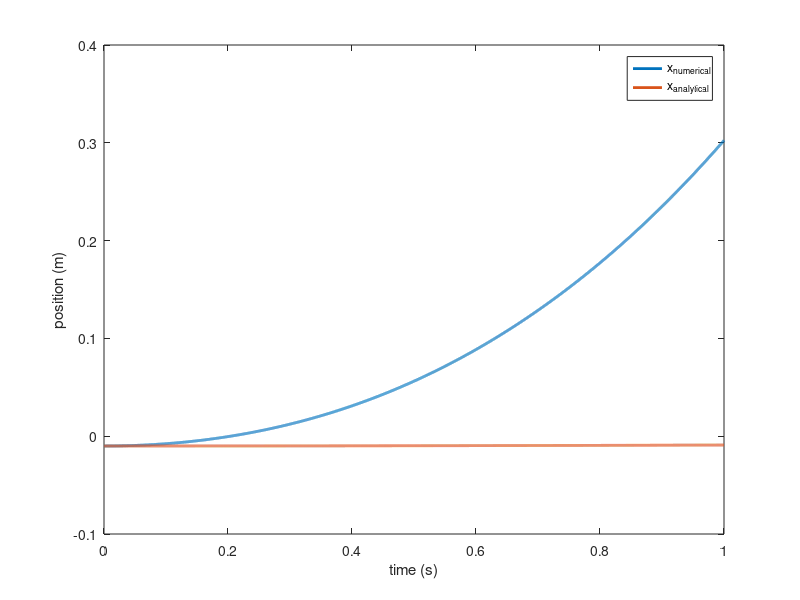
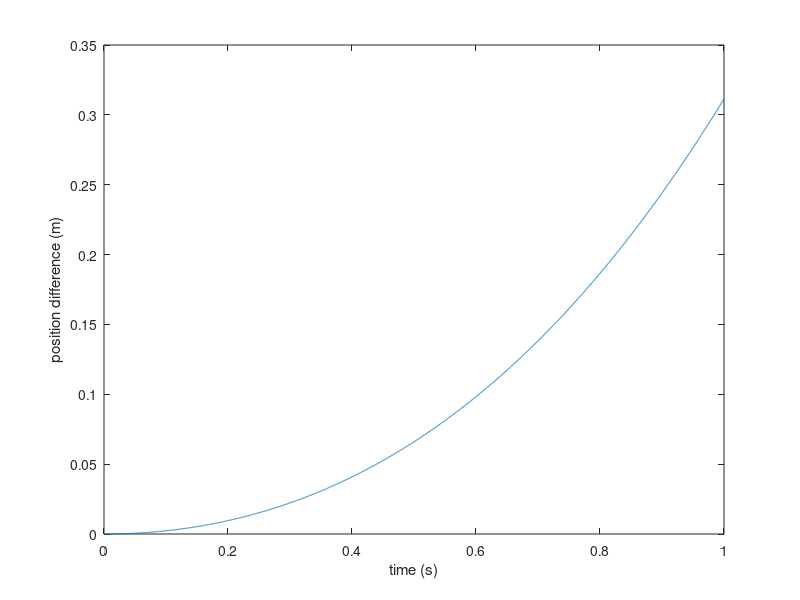

Reproduce these figures in MATLAB, in order. (Note: this script raises an error after producing the figures.)
function [SHM] = MEGN502_ODE_Assignment1_F2017
%
%%  MEGN502 ODE Assignment 1 Fall 2017: 
%        Simple harmonic motion of a mass suspended by a spring.
%        by Nicole Thomas -- September 5, 2017
%
%  A mass is suspended from a spring which is fixed on the other end. This
%    differential equation governs the position (x) of the mass as a 
%    function of the time (t).

%A large capacitor in series with a resistive and inductive feed line is charged
%     by a voltage with a DC voltage that has oscillatory noise at 60 Hz.
%     Solve a differential equation that governs the current (i)
%     as a function of time (t) and then calculate the voltage as a 
%     function of time.  Assume that the resistance (R) and the 
%     capacitance (C) are constant.  The excitation voltage can be
%     written as E (t) = E_0 + E_1*sin(omega*t).  The initial current 
%     i_0 = E_0/R
%%
%Set up the differential equation for how the position varies with time.
%    
%   mass*d^2x/dt^2 + k*x =0

%  The analytical solution can be derived from the characteristics as shown
%  in the analytical function below
%
%%
%  Set the circuit properties
%
SHM.mass = 5.0;                   % mass of the object (kg)
SHM.k = 1;                        % spring constant (N/m)
SHM.omega = sqrt(SHM.k/SHM.mass)    %omega 
%%
%  Set the initial conditions for the spring/mass system
%
SHM.x_0 = -0.01;               % initial position (m)
%SHM.E_1 = 0.5;                 % amplitude of oscillatory voltage in V
%SHM.omega = 2*pi()*60;    % angular frequency in 1/s
%SHM.i_0  = SHM.E_0/SHM.R;  % initial current in A
%%
%  Establish initial condition at t = 0 for x = -0.01 and dx/dt = 0
x_0(1,1) = -0.01;
x_0(2,1) = 0;

%%
%  Set up the time span ode solver tolerances, and max timestep to capture sinusoid.
t_span =(0:0.0001:1);
options = odeset('RelTol',1e-5,'AbsTol',1e-5);
%options.MaxTimeStep = 0.0001/SHM.omega;
%%
%   Run the numerical ode integrator for a numerical differential equation
%      and set numerical solution in x_numerical 
[t, x] = ode23(@(t, x) dxdt_numerical(t, x, SHM), t_span, x_0, options);
SHM.x_numerical = x(:,1);
%%
%  For the analytical solution, first calculate the particular solution 
%      to the non-homogeneous equation which has the form,
%
%         x_p = alpha*cos(omega*t))+beta*omega^-1*sin(omega*t)
%
%       where alpha = A_p(1) and beta*omega^-1 = A_p(2)
%
%      Since we set up the homogeneous solution to satisfy the initial
%      conditions we should set i_p_0 = 0 and didt_p = 0 so that the combined
%      condition satisfies the boundary conditions/
%      The two constants A_1 & A_2 must satisfy the following equations
%         sin(omega*t) terms:   -A_2*omega^2*L - A_1*R*omega + A_2/C = 0
%         cos(omega*t) terms:   -A_1*omega^2*L + A_2*R*omega + A_1/C = E_1*omega
%
%  These equations are solved in a matrix equatiion of the form A =inv(M)*b.

M_p = [0,  (SHM.k/SHM.mass - SHM.omega^2); ...
     (SHM.k/SHM.mass - SHM.omega^2), 0];
b_p = [0; 0];
A_p = M_p\b_p;
x_analytical_p = A_p(1)*cos(SHM.omega*t) + A_p(2)*sin(SHM.omega*t);
x_p_0(1,1) = A_p(1);
x_p_0(2,1) = A_p(2)*SHM.omega;
%%
%  Call function to calculate the analytical solution to the homogeneous
%     equation and add it to the particular solution to get the whole
%     solution.  The initial conditions for the homogeneous solution 
%     should be the total solution initial conditions minus the initial conditions
%     for the particular solution.

x_analytical_h =  x_analytical(t, (x_0(1,1)-x_p_0(1,1)), (x_0(2,1)-x_p_0(2,1)), ...
                                  SHM.mass, 0, SHM.k);
SHM.x_analytical = x_analytical_h;          

%x_analytical_h =  i_analytical(t, (x_0(1,1)-i_p_0(1,1)), (x_0(2,1)-i_p_0(2,1)), ...
 %                                 SHM.L, SHM.R, 1/SHM.C);
%SHM.x_analytical = i_analytical_p + x_analytical_h;                            
%
%
%% Plot the numerical and analytical position profile as a function of x for all times
close all
SHM.t = t;
p = plot (SHM.t, SHM.x_numerical,SHM.t, SHM.x_analytical);
hold on
xlabel('time (s)');
ylabel('position (m)');
set(p(1),'linewidth',2);
set(p(2),'linewidth',2);
legend('x_{numerical}','x_{analytical}')

figure   
p = plot (SHM.t, SHM.x_numerical - SHM.x_analytical);
xlabel('time (s)');
ylabel('position difference (m)');
p.LineWidth = 2;
legend('x_{numerical} - x_{analytical}')
end
%%
% This function sets up equations for the first derivative of current
%  for an RC circuit.
%
function dx_dt = dxdt_numerical(t, y, SHM)
%
% dV/dt balance is a basis for establishing the equation for dx/dt
%
%  didt = -i(t)/(circuit.RC) + circuit.E_1*circuit.omega*cos(circuit.omega*t);
%
dx_dt(1,1) = y(2,1);
dx_dt(2,1) = y(2,1) - SHM.k*y(1,1)/(SHM.mass) ...
    + SHM.omega*cos(SHM.omega*t);
%
end
%%
%  This function gets the analytical solution for homogeneous equation of the form
%              a*d^2y/dt^2 + b*dy/dt + c*y = 0 
%       with the.initial conditions y(t=0) = y_0 and dy/dt(t=0) = dydt_0.
%     
function y_h = x_analytical(t, y_0, dydt_0, a, b, c)
%%
%  Calculate the analytical solution for the non-homogeneous ODE that governs RLC circuit
%  by first determining the discriminant (b^2-4ac) of the characteristic
%  polynomial.
%
discrim = b^2-4*a*c;
%%
%   Find the roots for overdamped case which has the solution to the
%   homogenous equation of the form i(t) = c_1*exp(lambda_1*t) +
%   c_2*exp(lambda_2*t))
if discrim > 0
    lambda_1 = (- b + sqrt(discrim))/(2*a);
    lambda_2 = (- b - sqrt(discrim))/(2*a);
    c_1 = (dydt_0 - y_0*lambda_2)/(lambda_1 - lambda_2);
    c_2 = (dydt_0 - y_0*lambda_1)/(lambda_2 - lambda_1);
    y_h = c_1*exp(lambda_1*t) + c_2*exp(lambda_2*t);
%%
%   Find the roots for underdamped case which has the solution to the
%   homogenous equation of the form i(t) = exp(u_1*t)*(c_1*cos(v_1*t) + c_2*sin(v_1*t))
elseif discrim < 0
    u_1 = - b/(2*a);
    v_1 = sqrt(-discrim)/(2*a);
    c_1 = y_0;
    c_2 = (dydt_0 - y_0*u_1)/v_1;
    y_h = exp(u_1*t).*(c_1*cos(v_1*t)+ c_2*sin(v_1*t));
%%
%   Find the roots for the critically damped case which has the solution to the
%   homogenous equation of the form i(t) = exp(lambda_1*t)*(c_1 + c_2*t)
else
    lambda_1 = - b/(2*a);
    c_1 = y_0;
    c_2 = (didt_0 - y_0*lambda_1);
    y_h = exp(lambda_1*t).*(c_1 + c_2*t);
end
end